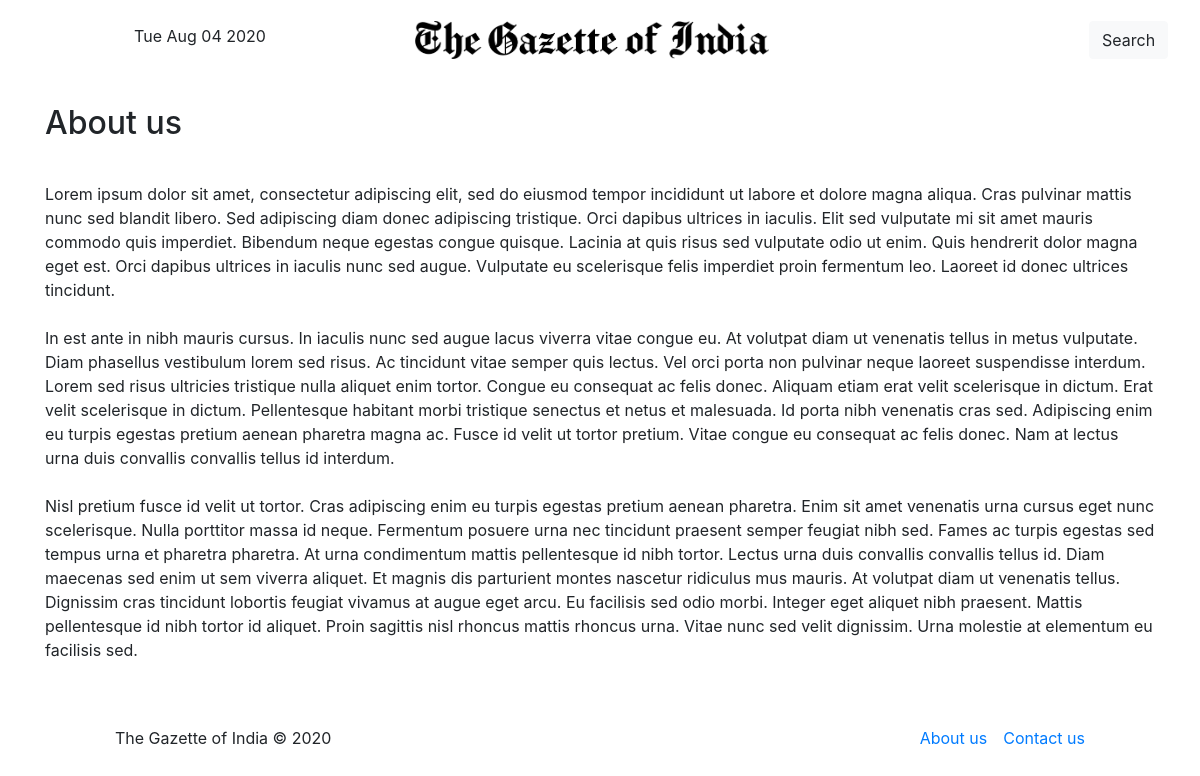
The page /about-us.php on the database its author committed.
### tables this page shows
CREATE TABLE `pages` (
  `id` int(11) NOT NULL,
  `PageName` varchar(200) DEFAULT NULL,
  `PageTitle` mediumtext DEFAULT NULL,
  `Description` longtext DEFAULT NULL,
  `PostingDate` timestamp NULL DEFAULT current_timestamp(),
  `UpdationDate` timestamp NULL DEFAULT NULL ON UPDATE current_timestamp()
);

### about-us.php (the view, shortened to what this page needs)
<?php
include('includes/config.php');
?>
<!doctype html>
<html lang="en">
<head>
    <link href="styles/bootstrap.min.css" rel="stylesheet" type="text/css">
</head>
<body>
    <?php include('includes/header.php');?>
    <div class="container">
        <?php
        $pagetype='aboutus';
        $query=mysqli_query($con,"select PageTitle,Description from pages where PageName='$pagetype'");
        while($row=mysqli_fetch_array($query))
        {
        ?>
        <h2 class="mt-4 mb-3"><?php echo htmlentities($row['PageTitle'])?></h2>
        <div class="row">
            <div class="col-lg-12">
                <p><?php echo $row['Description'];?></p>
            </div>
        </div>
        <?php } ?>
    </div>
    <?php include('includes/footer.php');?>
</body>
</html>

### rows shown on the page
pages: PageTitle "About us", Description "Lorem ipsum dolor sit amet, consectetur adipiscing elit, sed do eiusmod tempor incididunt ut labore et dolore magna aliqua. Cras pulvinar mattis nunc sed blandit libero. Sed adipiscing diam donec adipiscing tristique. Orci dapibus ultrices in iaculis. Elit sed vulputate mi sit amet mauris commodo quis imperdiet. Bibendum neque egestas congue quisque. Lacinia at quis risus sed vulputate odio ut enim. Quis hendrerit dolor magna eget est. Orci dapibus ultrices in iaculis nunc sed augue. Vulputate eu scelerisque felis imperdiet proin fermentum leo. Laoreet id donec ultrices tincidunt. In est ante in nibh mauris cursus. In iaculis nunc sed augue lacus viverra vitae congue eu. At volutpat diam ut…"
